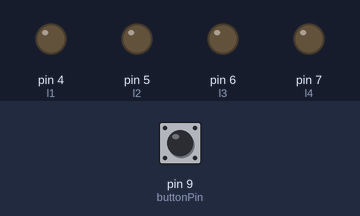
This sketch was run on a simulated Arduino Uno, built with avr-gcc and run on an emulated ATmega328P. On the bench: output pins drawn as LEDs (lit = HIGH). The inputs (shaded band) are chosen by the test bench; at power-on: pin 9 (buttonPin) LOW.

Above: at 1.2 s.
1.3 s: pin 9 (buttonPin) pulled HIGH for 0.15 s
At 2.6 s:
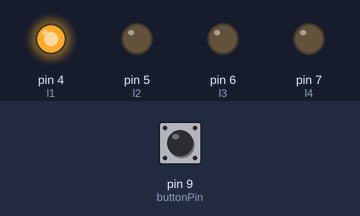
2.9 s: pin 9 (buttonPin) pulled HIGH for 1 s
At 5.1 s:
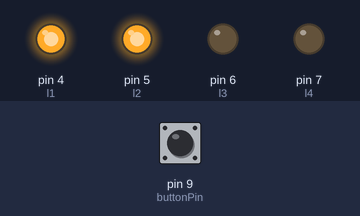
5.4 s: pin 9 (buttonPin) pulled HIGH for 0.15 s
At 5.9 s:
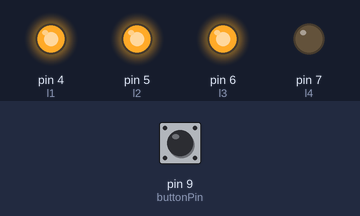
7.0 s: pin 9 (buttonPin) pulled HIGH for 3.2 s
At 11.2 s:
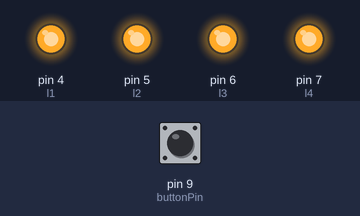
Timing chart, 0 to 12.7 s (numbered marks = the images above; inputs shaded):
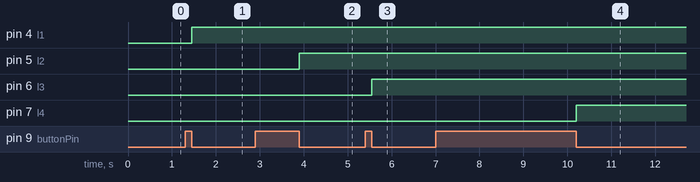

Measured:
- after the input at 1.3 s, pin 4 (l1): LOW → HIGH after 0.15 s
- after the input at 2.9 s, pin 5 (l2): LOW → HIGH after 1.0 s
- after the input at 5.4 s, pin 6 (l3): LOW → HIGH after 0.15 s
- after the input at 7.0 s, pin 7 (l4): LOW → HIGH after 3.2 s

The sketch:

oneButton.ino
```cpp
const int l1 =  4;
const int l2 =  5;
const int l3 =  6;
const int l4 =  7;
const int buttonPin = 9;

void setup() {
  pinMode(l1, OUTPUT);
  pinMode(l2, OUTPUT);
  pinMode(l3, OUTPUT);
  pinMode(l4, OUTPUT);
  pinMode(buttonPin, INPUT);
}
int n=0;
void loop() {

  if ( digitalRead(buttonPin) == HIGH ) {
      n=n+1 ;
      while( digitalRead(buttonPin) == HIGH ) ;
  }

  if (n==1 )
    digitalWrite(l1,HIGH);
  if (n==2 )
    digitalWrite(l2,HIGH);
  if (n==3)
    digitalWrite(l3,HIGH);
  if (n==4)
    digitalWrite(l4,HIGH);

}
```
